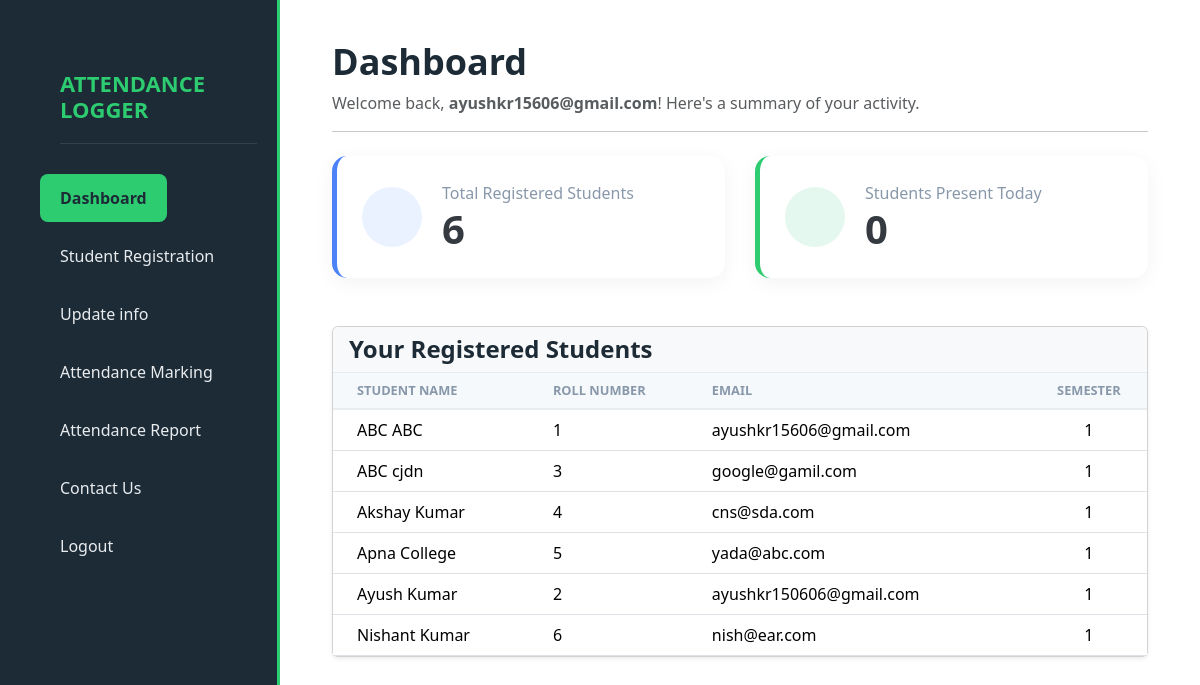
Page /dashboard (signed in) on the committed database.
### app.py (models this page shows, shortened)
class User(db.Model):
    id = db.Column(db.Integer, primary_key=True)
    email = db.Column(db.String(120), unique=True, nullable=False)
    password = db.Column(db.String(60), nullable=False)
    students = db.relationship('Student', backref='creator', lazy=True)
    attendance_records = db.relationship('AttendanceRecord', backref='marker', lazy=True)

class Student(db.Model):
    id = db.Column(db.Integer, primary_key=True)
    student_id = db.Column(db.String(20), nullable=False)
    first_name = db.Column(db.String(50), nullable=False)
    last_name = db.Column(db.String(50), nullable=False)
    semester = db.Column(db.Integer, nullable=False)
    email = db.Column(db.String(120), nullable=False)
    fathers_name = db.Column(db.String(100), nullable=False)
    mothers_name = db.Column(db.String(100), nullable=False)
    address = db.Column(db.String(200), nullable=False)
    city = db.Column(db.String(50), nullable=False)
    state = db.Column(db.String(50), nullable=False)
    pin_code = db.Column(db.String(6), nullable=False)
    attendance_records = db.relationship('AttendanceRecord', backref='student', lazy=True)
    user_id = db.Column(db.Integer, db.ForeignKey('user.id'), nullable=False)
    __table_args__ = (
        db.UniqueConstraint('user_id', 'student_id', name='uq_user_student_id'),
        db.UniqueConstraint('user_id', 'email', name='uq_user_student_email'),
    )

### app.py (the view)
@app.route('/dashboard')
def dashboard():
    if 'user_id' not in session:
        flash('Please log in to access this page.', 'warning')
        return redirect(url_for('login'))
    user_id = session['user_id']
    user = db.session.get(User, user_id)
    user_email = user.email if user else 'N/A'
    total_students = Student.query.filter_by(user_id=user_id).count()
    today = date.today()
    present_today = db.session.query(func.count(func.distinct(AttendanceRecord.student_id_ref))).filter(
        AttendanceRecord.marked_by_user_id == user_id,
        AttendanceRecord.date == today,
        AttendanceRecord.status == 'Present'
    ).scalar()
    student_list = Student.query.filter_by(user_id=user_id).order_by(Student.first_name).all()
    return render_template(
        'dashboard.html',
        user_email=user_email,
        total_students=total_students,
        present_today=present_today,
        student_list=student_list
    )

### app.py (called while the page is built)
@app.after_request
def after_request(response):
    response.headers["Cache-Control"] = "no-cache, no-store, must-revalidate"
    return response

### templates/dashboard.html (shortened to what this page needs)
<!DOCTYPE html>
<html lang="en">
<head>
    <link rel="stylesheet" href="{{ url_for('static', filename='dash_style.css') }}">
    <link rel="stylesheet" href="https://cdn.jsdelivr.net/npm/bootstrap@5.3.6/dist/css/bootstrap.min.css">
</head>
<body class="dark-mode">
    <div class="sidebar">
        <div class="design">
            <h3>ATTENDANCE LOGGER</h3>
            <div class="section-1">
                <a href="{{ url_for('dashboard') }}" class="btn active">Dashboard</a>
            </div>
            <div class="section-2">
                <a href="{{ url_for('registration') }}" class="btn">Student Registration</a>
            </div>
            <div class="section-3">
                <a href="{{ url_for('userupdate') }}" class="btn">Update info</a>
            </div>
            <div class="section-4">
                <a href="{{ url_for('attendancemarking') }}" class="btn">Attendance Marking</a>
            </div>
            <div class="section-5">
                <a href="{{ url_for('attendancereport') }}" class="btn">Attendance Report</a>
            </div>
            <div class="section-6">
                <a href="{{ url_for('contact') }}" class="btn">Contact Us</a>
            </div>
            <form method="post" action="{{ url_for('logout') }}">
                <button type="submit" class="btn">Logout</button>
            </form>
        </div>
    </div>
    <div class="main-content">
        <div class="container-fluid">
            <div class="header">
                <h1 class="mb-2">Dashboard</h1>
                <p class="text-muted">Welcome back, <strong>{{ user_email }}</strong>! Here's a summary of your
                    activity.</p>
            </div>
            <hr>
            <div class="dashboard-container mt-4">
                <div class="stat-card">
                    <div class="stat-icon" style="background-color: #eaf2ff;">
                    </div>
                    <div class="stat-info">
                        <p class="stat-label">Total Registered Students</p>
                        <h3 class="stat-value">{{ total_students }}</h3>
                    </div>
                </div>
                <div class="stat-card">
                    <div class="stat-icon" style="background-color: #e5f8f0;">
                    </div>
                    <div class="stat-info">
                        <p class="stat-label">Students Present Today</p>
                        <h3 class="stat-value">{{ present_today }}</h3>
                    </div>
                </div>
            </div>
            <div class="student-list-card mt-5">
                <div class="card shadow-sm">
                    <div class="card-header bg-light">
                        <h4 class="mb-0">Your Registered Students</h4>
                    </div>
                    <div class="card-body p-0">
                        <div class="table-responsive">
                            <table class="table table-hover mb-0">
                                <thead>
                                    <tr>
                                        <th class="ps-4">Student Name</th>
                                        <th>Roll Number</th>
                                        <th>Email</th>
                                        <th class="text-center">Semester</th>
                                    </tr>
                                </thead>
                                <tbody>
                                    {% for student in student_list %}
                                    <tr>
                                        <td class="ps-4">{{ student.first_name }} {{ student.last_name }}</td>
                                        <td>{{ student.student_id }}</td>
                                        <td>{{ student.email }}</td>
                                        <td class="text-center">{{ student.semester }}</td>
                                    </tr>
                                    {% endfor %}
                                </tbody>
                            </table>
                        </div>
                    </div>
                </div>
            </div>
        </div>
    </div>
</body>
</html>

### static/dash_style.css (style rules this page uses)
* { margin: 0; padding: 0; box-sizing: border-box; }
html, body { height: 100%; font-family: 'Segoe UI', 'Roboto', 'Helvetica Neue', Arial, sans-serif; background-color: #f4f7fc; color: #525f7f; }
.sidebar { position: fixed; top: 0; left: 0; width: 280px; height: 100vh; background-color: #1c2b36; border-right: 3px solid #2ecc71; padding: 0 0 0 40px; display: flex; align-items: flex-start; padding-top: 50px; }
.design { display: flex; flex-direction: column; align-items: flex-start; gap: 10px; width: 100%; padding-right: 40px; }
.design h3 { font-size: 22px; text-align: left; color: #2ecc71; margin: 20px; padding-bottom: 20px; border-bottom: 1px solid rgba(255, 255, 255, 0.1); width: 100%; font-weight: 600; }
.design .btn { background-color: transparent; color: #e9ecef; text-align: left; padding: 12px 20px; border: none; font-weight: 500; font-size: 16px; width: 100%; border-radius: 8px; transition: all 0.3s ease; cursor: pointer; }
.design .btn.active { background-color: #2ecc71; color: #1c2b36; font-weight: bold; }
.main-content { margin-left: 280px; padding: 40px; height: 100vh; overflow-y: auto; }
.header h1 { color: #1c2b36; font-weight: 700; font-size: 2.25rem; }
.dashboard-container { display: grid; grid-template-columns: repeat(auto-fit, minmax(280px, 1fr)); gap: 30px; }
.stat-card { background-color: #ffffff; border-radius: 15px; padding: 25px; box-shadow: 0 5px 20px rgba(0, 0, 0, 0.05); display: flex; align-items: center; gap: 20px; border-left: 5px solid transparent; transition: transform 0.3s ease, box-shadow 0.3s ease; }
.stat-card:nth-child(1) { border-left-color: #4c82f7; }
.stat-card:nth-child(2) { border-left-color: #2ecc71; }
.stat-icon { width: 60px; height: 60px; border-radius: 50%; display: flex; justify-content: center; align-items: center; }
.stat-label { margin: 0; font-size: 1rem; font-weight: 500; color: #8898aa; }
.stat-value { margin: 0; font-size: 2.5rem; font-weight: 600; color: #343a40; }
.student-list-card .card-header { background-color: #ffffff; border-bottom: 1px solid #e9ecef; }
.student-list-card h4 { color: #1c2b36; font-weight: 600; }
.table thead th { background-color: #f6f9fc; color: #8898aa; font-weight: 600; text-transform: uppercase; font-size: 0.8rem; border-bottom: 2px solid #e9ecef; }

### rows in the picture
User: email "ayushkr15606@gmail.com"
Student: first_name "ABC", last_name "ABC", student_id "1", email "ayushkr15606@gmail.com", semester "1"
Student: first_name "ABC", last_name "cjdn", student_id "3", email "google@gamil.com", semester "1"
Student: first_name "Akshay", last_name "Kumar", student_id "4", email "cns@sda.com", semester "1"
Student: first_name "Apna", last_name "College", student_id "5", email "yada@abc.com", semester "1"
Student: first_name "Ayush", last_name "Kumar", student_id "2", email "ayushkr150606@gmail.com", semester "1"
Student: first_name "Nishant", last_name "Kumar", student_id "6", email "nish@ear.com", semester "1"

### other values in the picture
{{ total_students }} "6"
{{ present_today }} "0"
